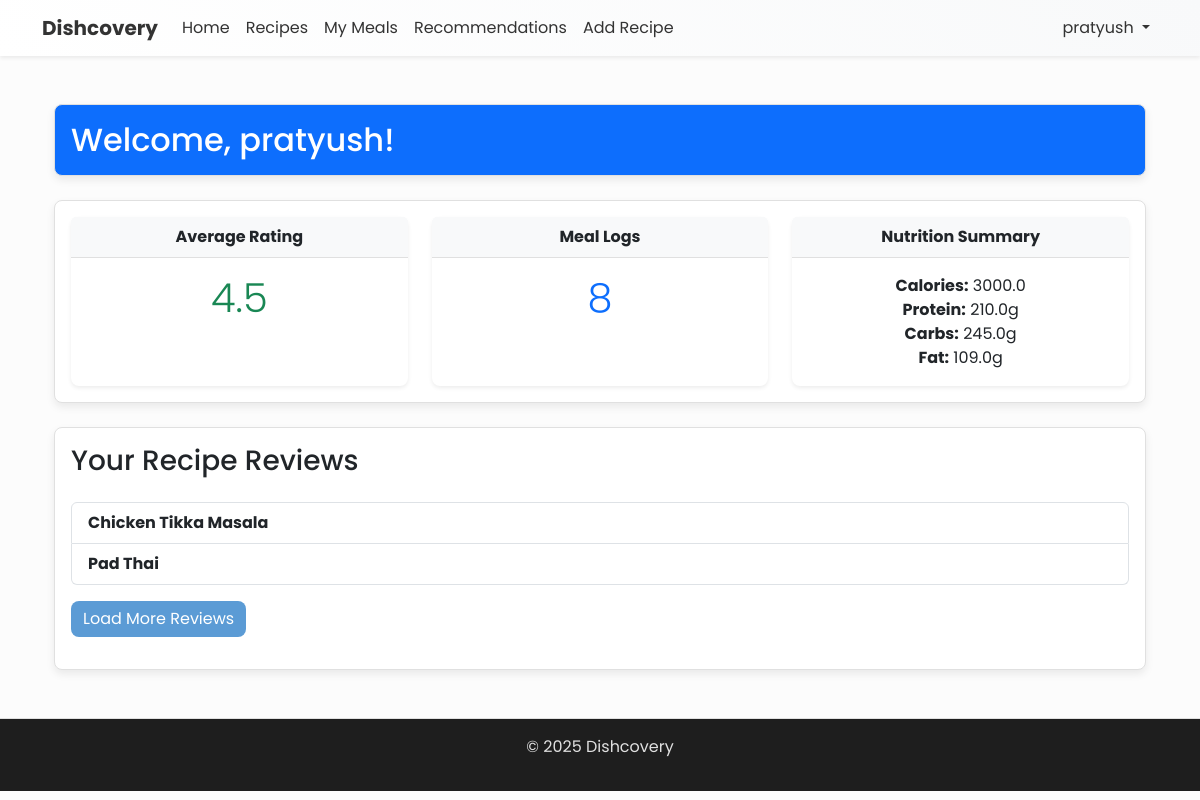
Screenshot of /profile/ (signed in) with the database file from the repository.
### core/models.py (models this page shows, shortened)
class User(AbstractUser):
    is_admin = models.BooleanField(default=False)

class Rating(models.Model):
    id = models.AutoField(primary_key=True)
    user = models.ForeignKey(User, on_delete=models.CASCADE, related_name='ratings')
    recipe = models.ForeignKey(Recipe, on_delete=models.CASCADE, related_name='ratings')
    score = models.FloatField(help_text="Rating from 1-5")
    rated_at = models.DateTimeField(auto_now_add=True)
    comment = models.TextField(blank=True, null=True)
    class Meta:
        unique_together = ('user', 'recipe')

class Recipe(models.Model):
    id = models.AutoField(primary_key=True)
    name = models.CharField(max_length=30)
    recipe = models.TextField()
    author = models.ForeignKey(User, on_delete=models.CASCADE, related_name='created_recipes')
    cooking_time = models.IntegerField(help_text="Cooking time in minutes")
    image = models.ImageField(upload_to='recipes/', blank=True, null=True)
    protein = models.FloatField()
    carbs = models.FloatField()
    fat = models.FloatField()
    calories = models.FloatField()
    ingredients = models.TextField()
    tags = models.TextField(help_text="Comma separated tags")

### core/views.py (the view)
# urls.py: path('profile/', views.profile_view, name='profile'),
@login_required
def profile_view(request):
    user = request.user
    meals = Meal.objects.filter(user=user).order_by('-logged_at')
    ratings = Rating.objects.filter(user=user)
    average_rating = ratings.aggregate(Avg('score'))['score__avg'] or 0
    total_meal_logs = meals.count()
    nutrition_data = meals.aggregate(
        total_calories=Sum('recipe__calories'),
        total_protein=Sum('recipe__protein'),
        total_carbs=Sum('recipe__carbs'),
        total_fat=Sum('recipe__fat'),
    )
    nutrition_summary = {
        'calories': nutrition_data.get('total_calories') or 0,
        'protein': nutrition_data.get('total_protein') or 0,
        'carbs': nutrition_data.get('total_carbs') or 0,
        'fat': nutrition_data.get('total_fat') or 0,
    }
    recipe_reviews = Rating.objects.filter(user=user).order_by('-rated_at')
    context = {
        'user': user,
        'meals': meals,
        'ratings': ratings,
        'average_rating': average_rating,
        'total_meal_logs': total_meal_logs,
        'nutrition_summary': nutrition_summary,
        'recipe_reviews': recipe_reviews,
    }
    return render(request, 'auth/profile.html', context)

### core/templates/auth/profile.html (shortened to what this page needs)
{% extends 'base.html' %}
{% load static %}
{% block content %}
<div class="container my-5 fade-in-content">
  <div class="card bg-primary text-white mb-4">
    <div class="card-body">
      <h2 class="card-title mb-0">Welcome, {{ user.username }}!</h2>
    </div>
  </div>
  <div class="card mb-4">
    <div class="card-body">
      <div class="row">
        <div class="col-md-4 mb-3 mb-md-0">
          <div class="card text-center border-0 shadow-sm h-100">
            <div class="card-header bg-light">
              <strong>Average Rating</strong>
            </div>
            <div class="card-body">
              <p class="display-6 text-success mb-0">{{ average_rating }}</p>
            </div>
          </div>
        </div>
        <div class="col-md-4 mb-3 mb-md-0">
          <div class="card text-center border-0 shadow-sm h-100">
            <div class="card-header bg-light">
              <strong>Meal Logs</strong>
            </div>
            <div class="card-body">
              <p class="display-6 text-primary mb-0">{{ total_meal_logs }}</p>
            </div>
          </div>
        </div>
        <div class="col-md-4">
          <div class="card text-center border-0 shadow-sm h-100">
            <div class="card-header bg-light">
              <strong>Nutrition Summary</strong>
            </div>
            <div class="card-body">
              {% if nutrition_summary %}
                <p class="mb-0">
                  <strong>Calories:</strong> {{ nutrition_summary.calories }}<br>
                  <strong>Protein:</strong> {{ nutrition_summary.protein }}g<br>
                  <strong>Carbs:</strong> {{ nutrition_summary.carbs }}g<br>
                  <strong>Fat:</strong> {{ nutrition_summary.fat }}g
                </p>
              {% else %}
                <p class="text-muted mb-0">No nutrition data available.</p>
              {% endif %}
            </div>
          </div>
        </div>
      </div>
    </div>
  </div>
  <div class="card">
    <div class="card-body">
      <h3 class="card-title mb-4">Your Recipe Reviews</h3>
      {% if recipe_reviews %}
        <ul class="list-group" id="reviewList">
          {% for review in recipe_reviews %}
            <li class="list-group-item d-flex flex-column">
              <span class="fw-bold">{{ review.recipe.name }}</span>
            </li>
          {% endfor %}
        </ul>
      {% else %}
        <p class="text-muted">You haven't reviewed any recipes yet.</p>
      {% endif %}
      <button
        id="loadMoreReviews"
        class="btn btn-primary mt-3"
      >
        Load More Reviews
      </button>
    </div>
  </div>
</div>
{% endblock %}

### core/templates/base.html (shortened to what this page needs)
{% load static %}
{% load widget_tweaks %}
<!DOCTYPE html>
<html lang="en">
<head>
  <link href="https://cdn.jsdelivr.net/npm/bootstrap@5.3.0/dist/css/bootstrap.min.css" rel="stylesheet">
  <link rel="stylesheet" href="https://cdnjs.cloudflare.com/ajax/libs/font-awesome/6.0.0/css/all.min.css">
  <link rel="stylesheet" href="{% static 'dark-theme.css' %}">
</head>
<body>
  <nav class="navbar navbar-expand-lg navbar-light shadow-sm" style="background: linear-gradient(45deg, #ffffff, #f8f9fa);">
    <div class="container">
      <a class="navbar-brand fw-bold" href="{% url 'home' %}">Dishcovery</a>
      <div class="collapse navbar-collapse" id="navbarNav">
        <ul class="navbar-nav me-auto">
          <li class="nav-item">
            <a class="nav-link" href="{% url 'home' %}">Home</a>
          </li>
          <li class="nav-item">
            <a class="nav-link" href="{% url 'recipe_list' %}">Recipes</a>
          </li>
          {% if user.is_authenticated %}
          <li class="nav-item">
            <a class="nav-link" href="{% url 'meal_list' %}">My Meals</a>
          </li>
          <li class="nav-item">
            <a class="nav-link" href="{% url 'recommendations' %}">Recommendations</a>
          </li>
          <li class="nav-item">
            <a class="nav-link" href="{% url 'recipe_create' %}">Add Recipe</a>
          </li>
          {% endif %}
        </ul>
        <ul class="navbar-nav">
          {% if user.is_authenticated %}
          <li class="nav-item dropdown">
            <a class="nav-link dropdown-toggle" href="#" id="navbarDropdown" role="button" data-bs-toggle="dropdown">
              {{ user.username }}
            </a>
          </li>
          {% endif %}
        </ul>
      </div>
    </div>
  </nav>
  <div class="container mt-4">
    {% block content %}{% endblock %}
  </div>
  <footer class="mt-5 py-3" style="background: #1e1e1e; color: #e0e0e0;">
    <div class="container text-center">
      <p>© {% now "Y" %} Dishcovery</p>
    </div>
  </footer>
</body>
</html>

### dishcovery/static/dark-theme.css (style rules this page uses)
:root { --light-bg: #fcfcfc; --light-surface: #ffffff; --light-card: #ffffff; --light-hover: #f0f0f0; --light-text: #333333; --light-text-secondary: #666666; --light-border: #e0e0e0; --light-primary: #5b9bd5; --light-primary-hover: #4a8ac4; --light-success: #28a745; --light-warning: #ffc107; --light-danger: #dc3545; --light-info: #17a2b8; --border-radius: 8px; --transition-speed: 0.3s; }
body { background-color: var(--light-bg); color: var(--light-text); font-family: 'Poppins', sans-serif; }
.navbar { background-color: var(--light-surface) !important; box-shadow: 0 4px 12px rgba(0, 0, 0, 0.08); }
.navbar-brand, .nav-link { color: var(--light-text) !important; transition: color var(--transition-speed); }
.card { background-color: var(--light-card); border: 1px solid var(--light-border); border-radius: var(--border-radius); box-shadow: 0 4px 8px rgba(0, 0, 0, 0.08); transition: transform var(--transition-speed), box-shadow var(--transition-speed); }
.card-header, .card-footer { background-color: rgba(0, 0, 0, 0.03); border-bottom: 1px solid var(--light-border); }
.btn-primary { background-color: var(--light-primary); border: none; border-radius: var(--border-radius); transition: background-color var(--transition-speed); }
footer { border-top: 1px solid var(--light-border); }

### core/templates/base.html (style rules this page uses)
body { font-family: 'Poppins', sans-serif; }

### rows the page displays
User: username "pratyush"
Rating: recipe.name "Chicken Tikka Masala"
Rating: recipe.name "Pad Thai"

### other values shown
{{ average_rating }} "4.5"
{{ total_meal_logs }} "8"
{{ nutrition_summary.calories }} "3000.0"
{{ nutrition_summary.protein }} "210.0"
{{ nutrition_summary.carbs }} "245.0"
{{ nutrition_summary.fat }} "109.0"
